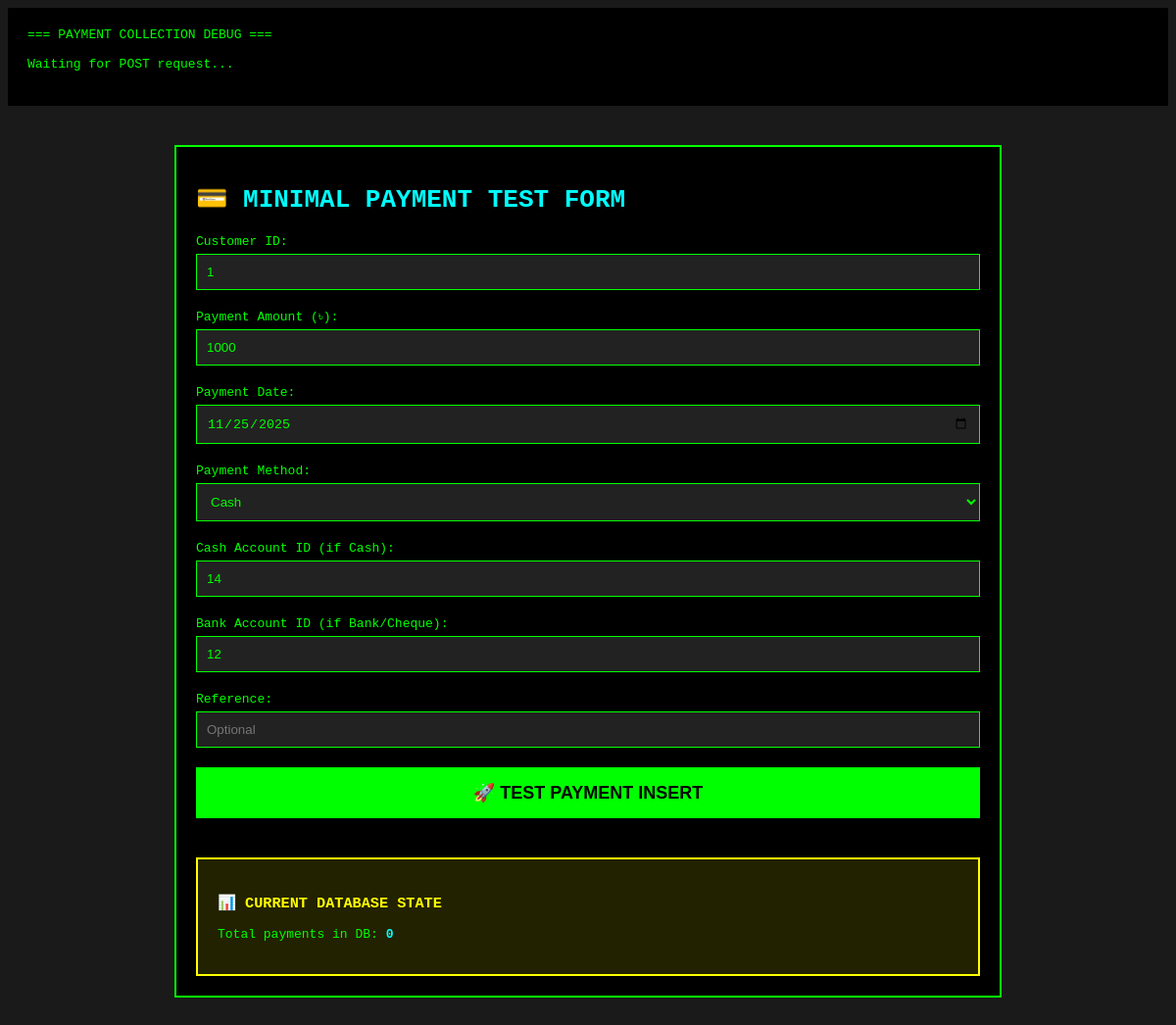
Page /cr/test.php on the earlier database version.
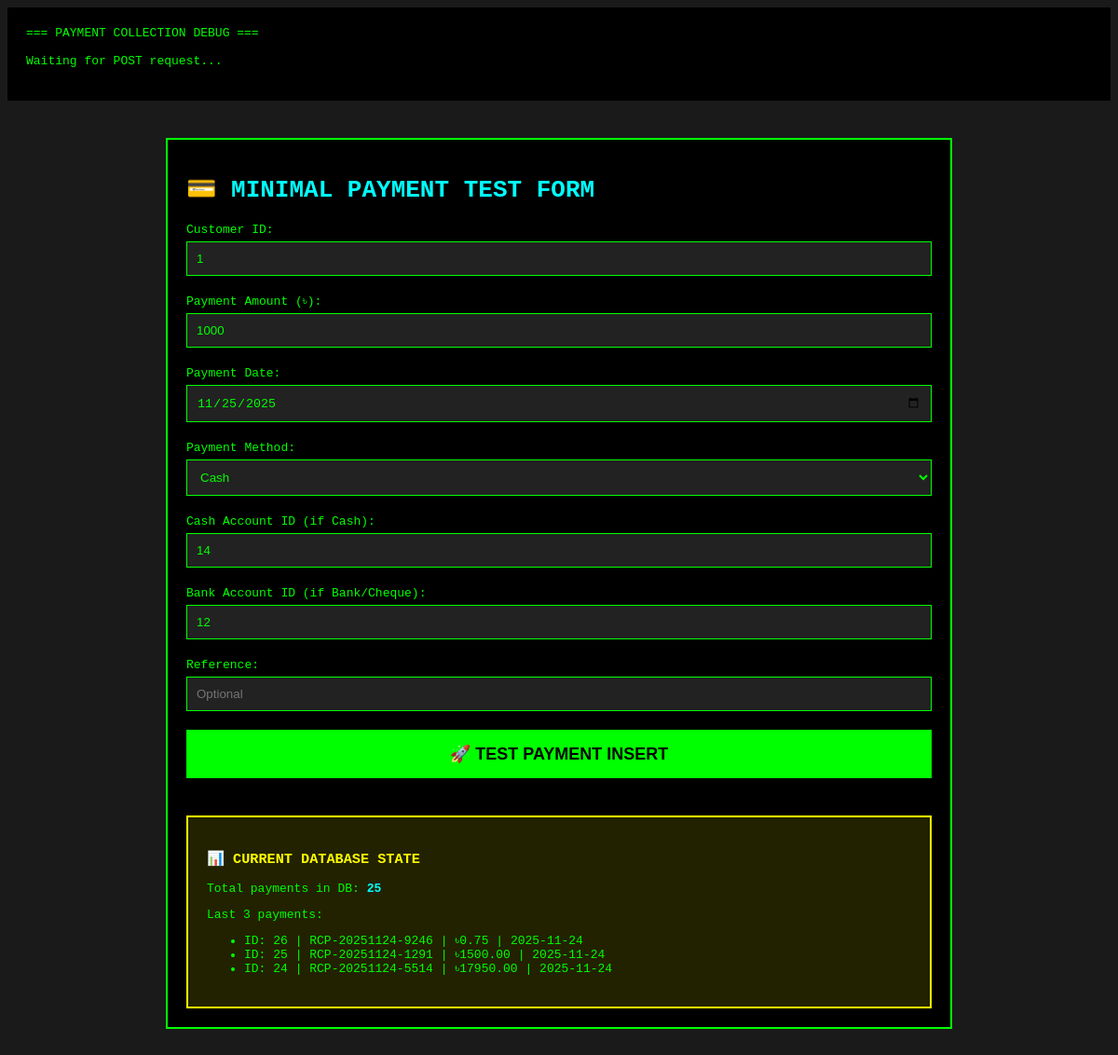
Same page on the later database version.
### tables this page shows
CREATE TABLE `customer_payments` (
  `id` bigint(20) UNSIGNED NOT NULL,
  `payment_number` varchar(50) NOT NULL,
  `receipt_number` varchar(50) DEFAULT NULL,
  `customer_id` bigint(20) UNSIGNED NOT NULL,
  `payment_date` date NOT NULL,
  `amount` decimal(12,2) NOT NULL,
  `payment_method` enum('Cash','Bank Transfer','Cheque','Mobile Banking','Card') NOT NULL,
  `payment_type` enum('advance','invoice_payment','partial_payment') NOT NULL DEFAULT 'invoice_payment',
  `bank_account_id` bigint(20) UNSIGNED DEFAULT NULL,
  `cash_account_id` bigint(20) UNSIGNED DEFAULT NULL,
  `cheque_number` varchar(50) DEFAULT NULL,
  `cheque_date` date DEFAULT NULL,
  `bank_transaction_type` enum('RTGS','BEFTN','NPSB','Online','Deposit') DEFAULT NULL,
  `allocation_status` enum('allocated','unallocated','partial') DEFAULT 'unallocated',
  `allocated_amount` decimal(12,2) DEFAULT 0.00,
  `reference_number` varchar(100) DEFAULT NULL,
  `notes` text DEFAULT NULL,
  `allocated_to_invoices` text DEFAULT NULL COMMENT 'JSON array',
  `created_by_user_id` bigint(20) UNSIGNED NOT NULL,
  `collected_by_employee_id` bigint(20) UNSIGNED DEFAULT NULL,
  `branch_id` bigint(20) UNSIGNED DEFAULT NULL,
  `journal_entry_id` bigint(20) UNSIGNED DEFAULT NULL,
  `created_at` timestamp NOT NULL DEFAULT current_timestamp(),
  `updated_at` timestamp NOT NULL DEFAULT current_timestamp() ON UPDATE current_timestamp()
);

### core/init.php (called while the page is built, shortened)
<?php
spl_autoload_register(function ($class) {
    $class_file = __DIR__ . '/classes/' . $class . '.php';
});
$db = Database::getInstance();

### core/classes/Database.php (called while the page is built, shortened)
<?php
class Database
{
    private static $_instance = null;
    private $_pdo,
            $_query,
            $_error = false,
            $_results,
            $_count = 0;
    private function __construct()
    {
        try {
            $options = [
                PDO::ATTR_PERSISTENT => true,
                PDO::ATTR_ERRMODE => PDO::ERRMODE_EXCEPTION,
                PDO::ATTR_DEFAULT_FETCH_MODE => PDO::FETCH_OBJ,
                PDO::MYSQL_ATTR_INIT_COMMAND => "SET NAMES utf8mb4 COLLATE utf8mb4_unicode_ci"
            ];
            $this->_pdo = new PDO('mysql:host=' . DB_HOST . ';dbname=' . DB_NAME . ';charset=utf8mb4', DB_USER, DB_PASS, $options);
        } catch (PDOException $e) {
            error_log("Database Connection Error: " . $e->getMessage());
            die("Database connection failed. Please check logs or contact support.");
        }
    }
    public static function getInstance()
    {
        if (!isset(self::$_instance)) {
            self::$_instance = new Database();
        }
        return self::$_instance;
    }
    public function query($sql, $params = [])
    {
        $this->_results = [];
        try {
            $this->_query = $this->_pdo->prepare($sql);
            $success = $this->_query->execute($params);
            if ($success) {
                if (stripos(trim($sql), 'SELECT') === 0) {
                    $this->_results = $this->_query->fetchAll(PDO::FETCH_OBJ);
                } else {
                    $this->_count = $this->_query->rowCount();
                }
            }
        } catch (PDOException $e) {
            $this->_error = true;
            error_log("SQL Error [{$e->getCode()}]: {$e->getMessage()} in query: $sql | Params: " . print_r($params, true));
        }
        return $this;
    }
    public function results()
    {
        return $this->_results;
    }
    public function first()
    {
        return $this->_results[0] ?? null;
    }
}
?>

### cr/test.php (the view, shortened to what the changed rows need)
<?php
require_once '../core/init.php';
global $db;
?>
<!DOCTYPE html>
<html>
<head>
</head>
<body style="background:#1a1a1a;color:#0f0;font-family:monospace;">
    <div style="max-width:800px;margin:40px auto;padding:20px;background:#000;border:2px solid #0f0;">
        <h1 style="color:#0ff;">💳 MINIMAL PAYMENT TEST FORM</h1>
        <div style="margin-top:40px;padding:20px;border:2px solid #ff0;background:#220;">
            <h3 style="color:#ff0;">📊 CURRENT DATABASE STATE</h3>
            <?php
            $count = $db->query("SELECT COUNT(*) as c FROM customer_payments")->first()->c;
            echo "<p>Total payments in DB: <strong style='color:#0ff;'>$count</strong></p>";
            $recent = $db->query("SELECT id, payment_number, receipt_number, amount, payment_date FROM customer_payments ORDER BY id DESC LIMIT 3")->results();
            if ($recent) {
                echo "<p>Last 3 payments:</p><ul>";
                foreach ($recent as $r) {
                    echo "<li>ID: {$r->id} | {$r->receipt_number} | ৳{$r->amount} | {$r->payment_date}</li>";
                }
                echo "</ul>";
            }
            ?>
        </div>
    </div>
</body>
</html>

Differences in the rows shown:
added customer_payments: id "26", receipt_number "RCP-20251124-9246", amount "0.75", payment_date "2025-11-24"
added customer_payments: id "25", receipt_number "RCP-20251124-1291", amount "1500.00", payment_date "2025-11-24"
added customer_payments: id "24", receipt_number "RCP-20251124-5514", amount "17950.00", payment_date "2025-11-24"
Other differences:
$count: "0" → "25"
text now shown: "Last 3 payments:"
